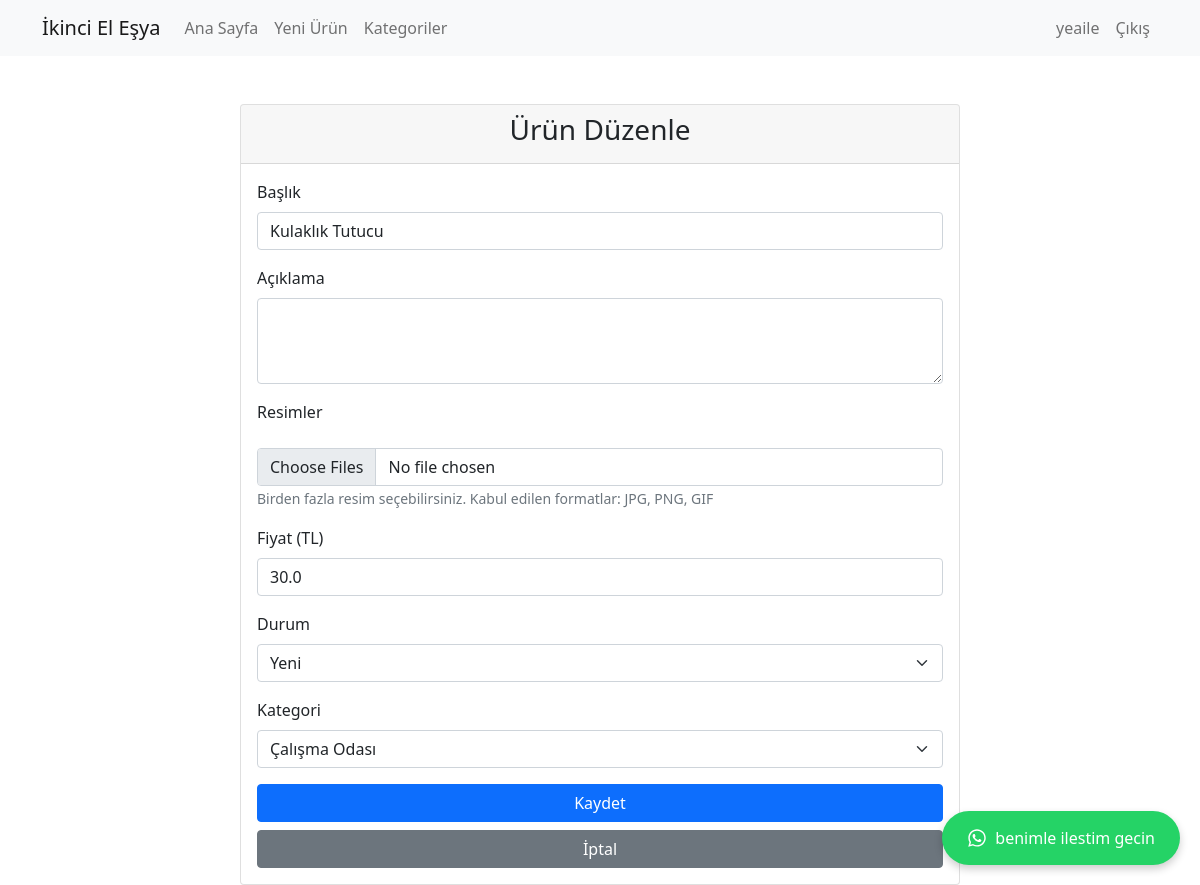
The app's page /edit/76 (signed in) with its own data.
### models.py (models this page shows)
class Item(Base):
    __tablename__ = "items"
    id = Column(Integer, primary_key=True, index=True)
    title = Column(String, index=True)
    description = Column(String)
    price = Column(Float)
    condition = Column(String)
    user_id = Column(Integer)
    category_id = Column(Integer, ForeignKey("categories.id"))
    category = relationship("Category", back_populates="items")
    images = relationship("ItemImage", back_populates="item", cascade="all, delete-orphan")

class Category(Base):
    __tablename__ = "categories"
    id = Column(Integer, primary_key=True, index=True)
    name = Column(String, unique=True, index=True)
    description = Column(String, nullable=True)
    items = relationship("Item", back_populates="category")

### main.py (the view)
@app.get("/edit/{item_id}")
async def edit_item_page(request: Request, item_id: int, db: Session = Depends(get_db)):
    user = await get_current_user(request)
    if not user or not user.get("is_admin"):
        raise HTTPException(status_code=403, detail="Not authorized")
    item = db.query(models.Item).filter(models.Item.id == item_id).first()
    if not item:
        raise HTTPException(status_code=404, detail="Item not found")
    categories = db.query(models.Category).all()
    return templates.TemplateResponse("edit_item.html", {
        "request": request,
        "item": item,
        "user": user,
        "categories": categories
    })

### templates/edit_item.html (shortened to what this page needs)
{% extends "base.html" %}
{% block content %}
<div class="container">
    <div class="row justify-content-center">
        <div class="col-md-8">
            <div class="card mt-4">
                <div class="card-header">
                    <h3 class="text-center">{% if item %}Ürün Düzenle{% else %}Yeni Ürün Ekle{% endif %}</h3>
                </div>
                <div class="card-body">
                    <form method="POST" action="{% if item %}/edit/{{ item.id }}{% else %}/add-item{% endif %}" enctype="multipart/form-data">
                        <div class="mb-3">
                            <label for="title" class="form-label">Başlık</label>
                            <input type="text" class="form-control" id="title" name="title"
                                   value="{{ item.title if item else '' }}" required>
                        </div>
                        <div class="mb-3">
                            <label for="description" class="form-label">Açıklama</label>
                            <textarea class="form-control" id="description" name="description"
                                      rows="3" required>{{ item.description if item else '' }}</textarea>
                        </div>
                        <div class="mb-3">
                            <label class="form-label">Resimler</label>
                            <div class="mb-2">
                                <input type="file" class="form-control" name="images" multiple accept="image/*" {% if not item %}required{% endif %}>
                                <small class="text-muted">Birden fazla resim seçebilirsiniz. Kabul edilen formatlar: JPG, PNG, GIF</small>
                            </div>
                        </div>
                        <div class="mb-3">
                            <label for="price" class="form-label">Fiyat (TL)</label>
                            <input type="number" class="form-control" id="price" name="price"
                                   value="{{ item.price if item else '' }}" step="0.01" required>
                        </div>
                        <div class="mb-3">
                            <label for="condition" class="form-label">Durum</label>
                            <select class="form-select" id="condition" name="condition" required>
                                <option value="Yeni" {% if item and item.condition == 'Yeni' %}selected{% endif %}>Yeni</option>
                            </select>
                        </div>
                        <div class="mb-3">
                            <label for="category" class="form-label">Kategori</label>
                            <select class="form-select" id="category" name="category_id" required>
                                {% for category in categories %}
                                <option value="{{ category.id }}"
                                        {% if item and item.category_id == category.id %}selected{% endif %}>
                                    {{ category.name }}
                                </option>
                                {% endfor %}
                            </select>
                        </div>
                        <div class="d-grid gap-2">
                            <button type="submit" class="btn btn-primary">Kaydet</button>
                            <a href="/" class="btn btn-secondary">İptal</a>
                        </div>
                    </form>
                </div>
            </div>
        </div>
    </div>
</div>
{% endblock %}

### records on screen
Item: title "Kulaklık Tutucu", price "30.0", condition "Yeni", category_id "Çalışma Odası"

### other values on screen
{{ user.username }} "yeaile"
